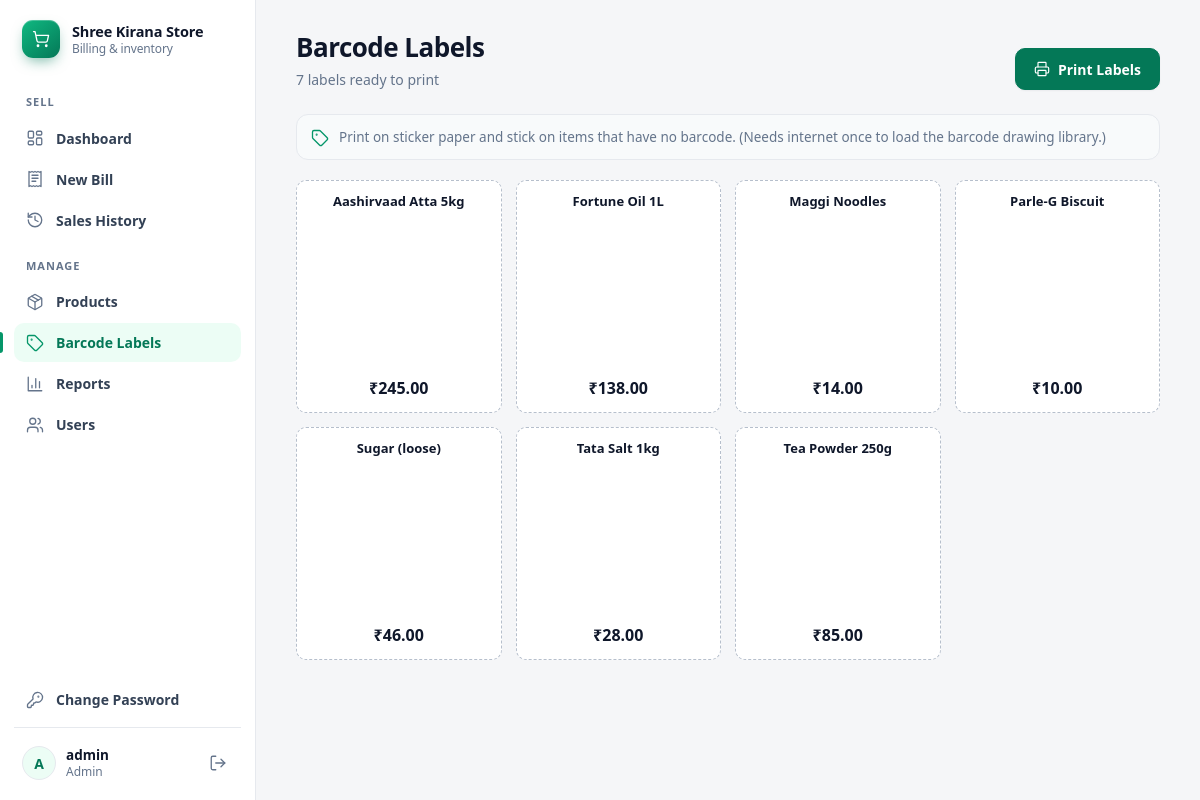
/labels (signed in), run on the app's committed database.
### tables this page shows
CREATE TABLE products (
    id INTEGER PRIMARY KEY AUTOINCREMENT,
    barcode TEXT UNIQUE,
    name TEXT NOT NULL,
    category TEXT DEFAULT 'General',
    unit TEXT DEFAULT 'pcs',                  -- pcs, kg, litre, packet ...
    cost_price REAL NOT NULL DEFAULT 0,       -- what you paid
    price REAL NOT NULL,                      -- what customer pays (includes GST)
    gst REAL NOT NULL DEFAULT 0,              -- GST percent, e.g. 5
    stock REAL NOT NULL DEFAULT 0,
    min_stock REAL NOT NULL DEFAULT 5         -- warn when stock <= this
);

### app.py (the view)
@app.route("/labels")
@login_required
@admin_required
def labels():
    rows = get_db().execute("SELECT name, barcode, price FROM products WHERE barcode IS NOT NULL "
                            "ORDER BY name").fetchall()
    return render_template("labels.html", products=rows)

### app.py (called while the page is built)
def login_required(view):
    @wraps(view)
    def wrapper(*args, **kwargs):
        if "user_id" not in session:
            if request.path.startswith("/api/"):
                return jsonify(error="Please login again"), 401
            return redirect(url_for("login"))
        return view(*args, **kwargs)
    return wrapper

def admin_required(view):
    @wraps(view)
    def wrapper(*args, **kwargs):
        if session.get("role") != "admin":
            flash("Only admin can open that page.", "error")
            return redirect(url_for("dashboard"))
        return view(*args, **kwargs)
    return wrapper

@app.context_processor
def inject_globals():
    return dict(SHOP_NAME=SHOP_NAME, SHOP_ADDRESS=SHOP_ADDRESS,
                SHOP_PHONE=SHOP_PHONE, SHOP_GSTIN=SHOP_GSTIN)

### db.py (called while the page is built)
def get_db():
    if "db" not in g:
        g.db = sqlite3.connect(DB_PATH)
        g.db.row_factory = sqlite3.Row
    return g.db

### templates/labels.html (shortened to what this page needs)
{% extends "base.html" %}
{% from "_icons.html" import icon %}
{% block content %}
<div class="page-head no-print">
  <div>
    <h1>Barcode Labels</h1>
    <p class="sub">{{ products|length }} label{{ '' if products|length == 1 else 's' }} ready to print</p>
  </div>
  <div class="head-actions"><button class="btn primary" onclick="window.print()">{{ icon('printer', 16) }} Print Labels</button></div>
</div>
<div class="note no-print">{{ icon('tag', 18) }}<span>Print on sticker paper and stick on items that have no barcode. (Needs internet once to load the barcode drawing library.)</span></div>
<div class="labels">
  {% for p in products %}
  <div class="label">
    <div class="lname">{{ p.name }}</div>
    <svg class="bc" data-code="{{ p.barcode }}"></svg>
    <div class="lprice">₹{{ '%.2f'|format(p.price) }}</div>
  </div>
  {% endfor %}
</div>
{% endblock %}

### static/css/style.css (style rules this page uses)
:root { color-scheme: light dark; --bg: #f5f6f8; --surface: #ffffff; --surface-2: #f8fafb; --border: #e6e9ee; --border-strong: #d4d9e1; --text: #0f172a; --text-2: #334155; --muted: #64748b; --brand: #059669; --brand-ink: #047857; --brand-soft: #ecfdf5; --primary: #047857; --primary-hover: #065f46; --on-primary: #ffffff; --danger: #dc2626; --danger-ink: #b91c1c; --danger-soft: #fef2f2; --warn: #d97706; --warn-ink: #92400e; --warn-soft: #fffbeb; --ring: 0 0 0 3px rgba(5, 150, 105, .25); --shadow-sm: 0 1px 2px rgba(15, 23, 42, .05); --shadow-md: 0 8px 24px -8px rgba(15, 23, 42, .14), 0 2px 6px rgba(15, 23, 42, .05); --radius: 14px; --radius-sm: 10px; --sidebar-w: 256px; --font: ui-sans-serif, system-ui, -apple-system, "Segoe UI", Roboto, "Helvetica Neue", Arial, "Noto Sans", sans-serif; --mono: ui-monospace, SFMono-Regular, Menlo, Consolas, "Liberation Mono", monospace; }
* { box-sizing: border-box; }
html { -webkit-text-size-adjust: 100%; }
body { margin: 0; font-family: var(--font); font-size: 14.5px; line-height: 1.5; background: var(--bg); color: var(--text); -webkit-font-smoothing: antialiased; }
h1 { margin: 0; font-size: 26px; line-height: 1.2; letter-spacing: -.02em; font-weight: 700; }
p { margin: 0 0 10px; }
.page-head { display: flex; justify-content: space-between; align-items: flex-end; gap: 16px; flex-wrap: wrap; margin-bottom: 24px; }
.page-head .sub { margin: 6px 0 0; color: var(--muted); font-size: 14px; }
.head-actions { display: flex; gap: 10px; align-items: center; flex-wrap: wrap; }
.btn { display: inline-flex; align-items: center; justify-content: center; gap: 8px; height: 42px; padding: 0 18px; font: inherit; font-size: 14px; font-weight: 600; color: var(--text); background: var(--surface); border: 1px solid var(--border-strong); border-radius: var(--radius-sm); cursor: pointer; white-space: nowrap; box-shadow: var(--shadow-sm); transition: background .15s, border-color .15s, transform .05s, box-shadow .15s; }
.btn.primary { background: var(--primary); border-color: var(--primary); color: var(--on-primary); }
.labels { display: grid; grid-template-columns: repeat(auto-fill, minmax(200px, 1fr)); gap: 14px; }
.label { background: #fff; color: #0f172a; border: 1.5px dashed #b6bfcc; border-radius: 10px; padding: 12px 10px; text-align: center; break-inside: avoid; }
.lname { font-size: 13px; font-weight: 650; margin-bottom: 6px; line-height: 1.3; }
.lprice { font-weight: 750; font-size: 16px; margin-top: 4px; }
.bc { max-width: 100%; }
.note { display: flex; gap: 10px; align-items: flex-start; padding: 12px 14px; border-radius: 12px; background: var(--surface-2); border: 1px solid var(--border); color: var(--muted); font-size: 13.5px; margin-bottom: 20px; }

### data on the page
products: name "Aashirvaad Atta 5kg", price "245.00"
products: name "Fortune Oil 1L", price "138.00"
products: name "Maggi Noodles", price "14.00"
products: name "Parle-G Biscuit", price "10.00"
products: name "Sugar (loose)", price "46.00"
products: name "Tata Salt 1kg", price "28.00"
products: name "Tea Powder 250g", price "85.00"

### other printed values
{{ SHOP_NAME }} "Shree Kirana Store"
{{ (session.username or '?')[0]|upper }} "A"
{{ session.username }} "admin"
{{ session.role|capitalize }} "Admin"
{{ products|length }} "7"
{{ '' if products|length == 1 else 's' }} "s"
